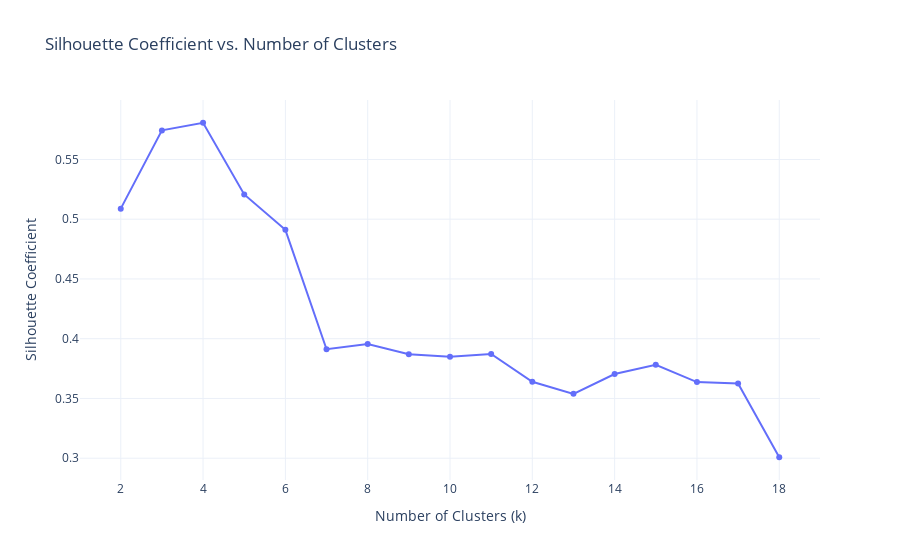

Notebook cell for this chart:
### Code cell
# Suppress FutureWarning
warnings.filterwarnings("ignore", category=FutureWarning)

# Call silhouette_plot with df_machine
silhouette_plot(df_machine)

### Figure 1 — Plotly figure (JSON) as saved in the notebook; plotly's stock layout.template omitted (floating-point values rounded to 4 significant figures)
{"data": [{"mode": "lines+markers", "type": "scatter", "x": [2, 3, 4, 5, 6, 7, 8, 9, 10, 11, 12, 13, 14, 15, 16, 17, 18], "y": [0.5088, 0.5743, 0.5807, 0.5207, 0.4911, 0.3912, 0.3956, 0.387, 0.3849, 0.3872, 0.3639, 0.3539, 0.3705, 0.3782, 0.3637, 0.3625, 0.3008]}], "layout": {"showlegend": false, "title": {"text": "Silhouette Coefficient vs. Number of Clusters"}, "xaxis": {"title": {"text": "Number of Clusters (k)"}}, "yaxis": {"title": {"text": "Silhouette Coefficient"}}}}
